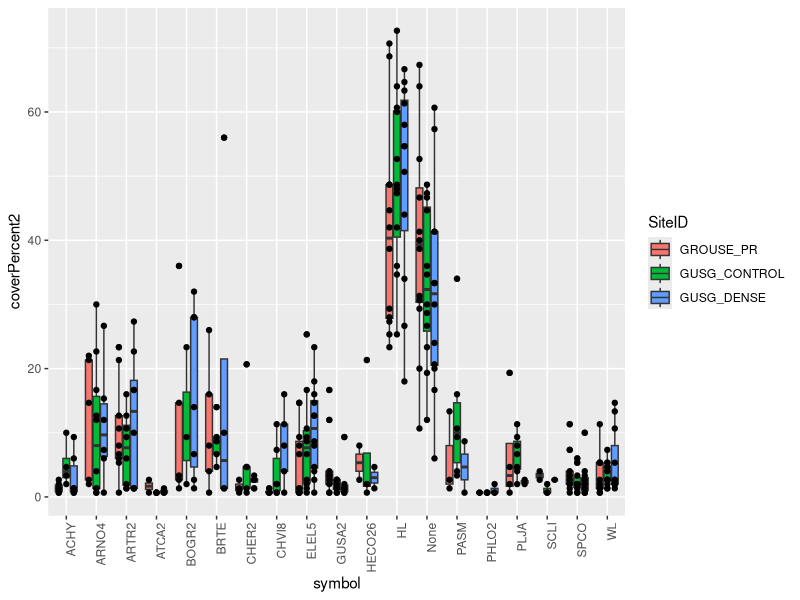

Source code (R):

##Set Working Directory
projectWD<-("U:\\My Documents\\R\\dima_analysis\\2016")
setwd(projectWD)
getwd()

##Load Libraries - May need to intall these with install.packages() before loading.
require(ggplot2)

##Read the Data
data <- read.csv('output/lpiFromScratch_byPLOT.csv')

##Subset the Data

#####For Specific Sites in the DIMA database
data2 <- subset(data, SiteID %in% c('GUSG_DENSE', 'GUSG_CONTROL', 'GROUSE_PR'))



#####Getting Rid of the Zeros
data3 <- data2[-which(data2$coverPercent2 == "0"), ]

##Subset Data with 
variables2 <- c("ACHY", "ARFR", "ARTR2","ARNO4","ATCA2", "BOGR2", "BRTE", "CHER2", "CHVI8", "ELEL5", "HECO26", "HL", "GUSA2", "KRLA", "PASM", "PHLO2", "PLJA", "SCLI", "SPCO", "WL", "None")
data444 <- subset(data3, symbol %in% variables2 )


##BoxPlot
p <- ggplot(data = data444, aes(x=symbol, y=coverPercent2)) + geom_boxplot(aes(fill=SiteID))
p <- p + geom_point(aes(y=coverPercent2, group=SiteID), position = position_dodge(width=0.75))
P <- p + facet_wrap( ~ symbol, scales="free")
p <- p + theme(axis.text.x = element_text(angle = 90, hjust = 1))
p
